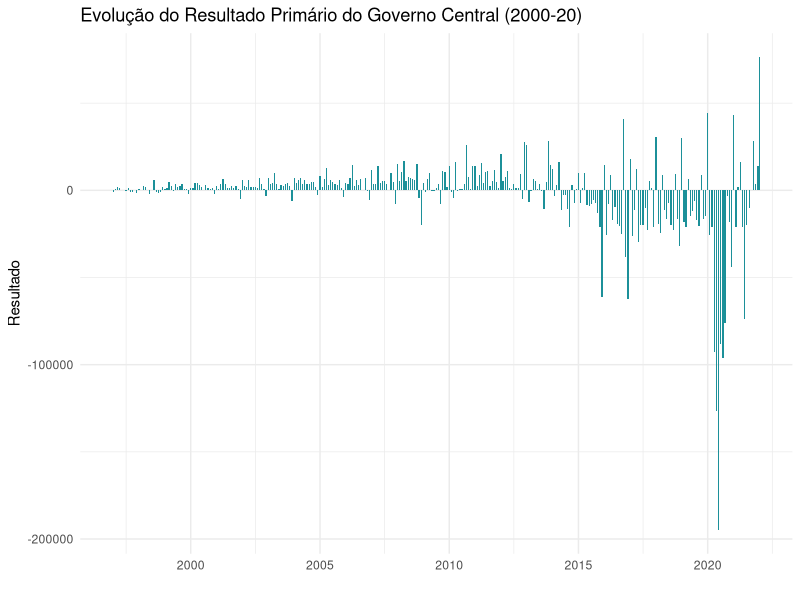
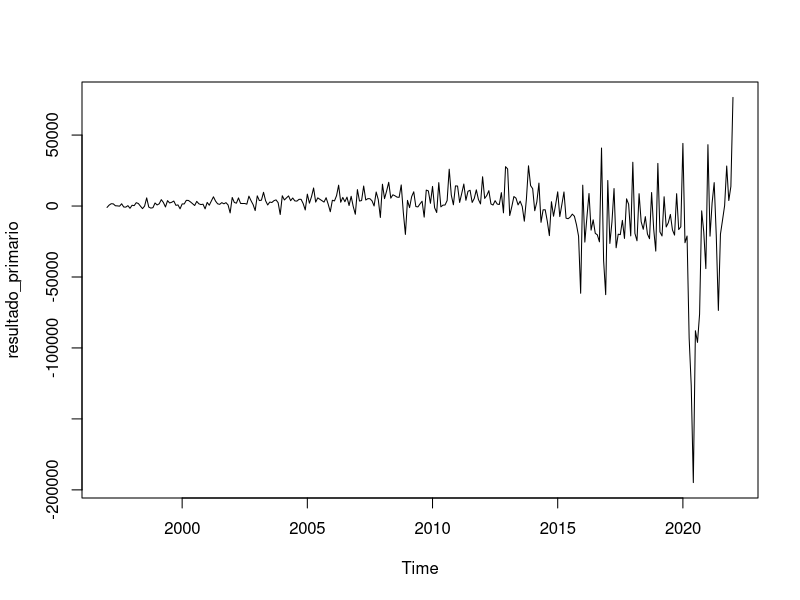
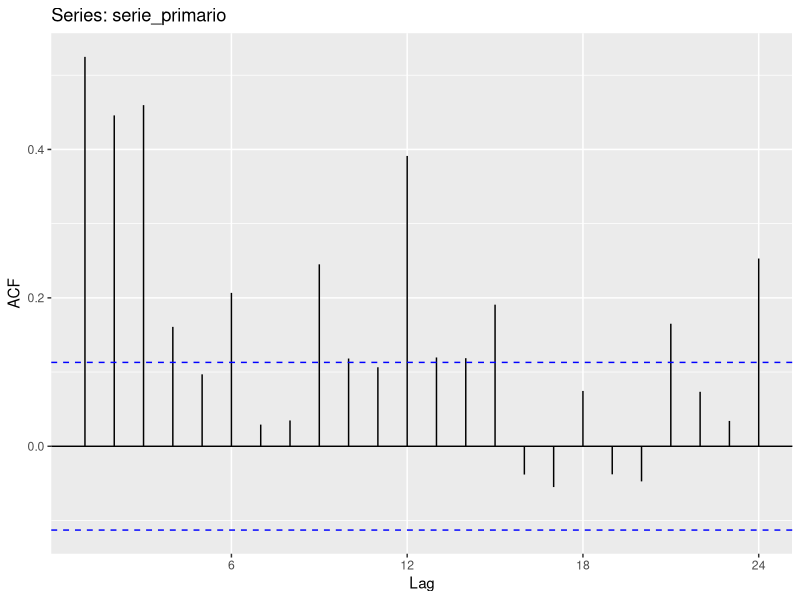
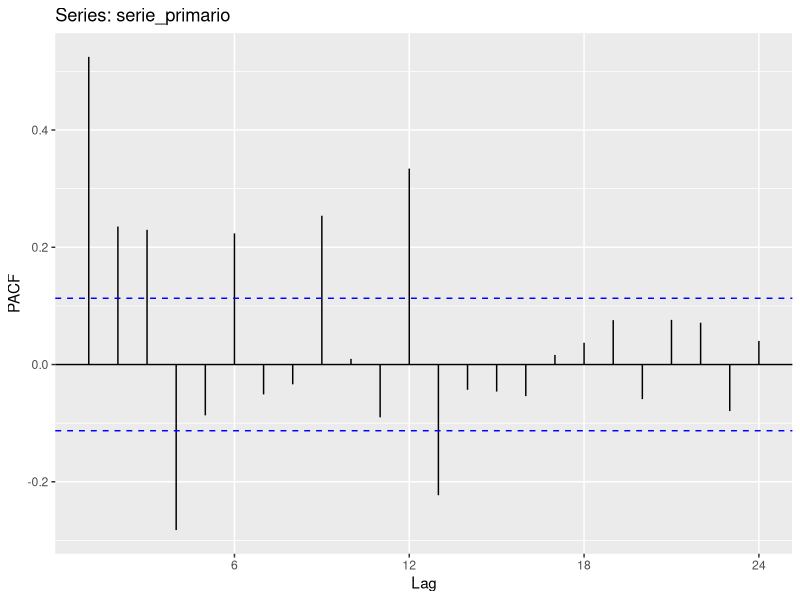
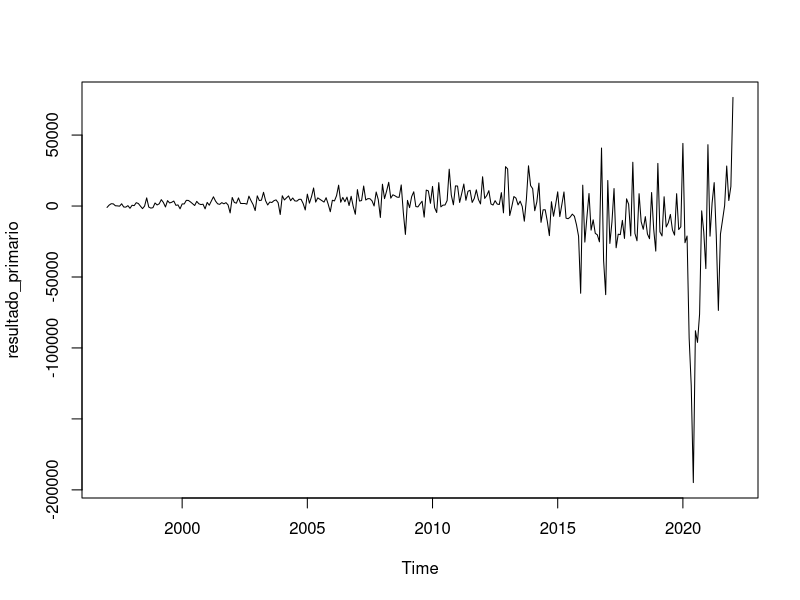
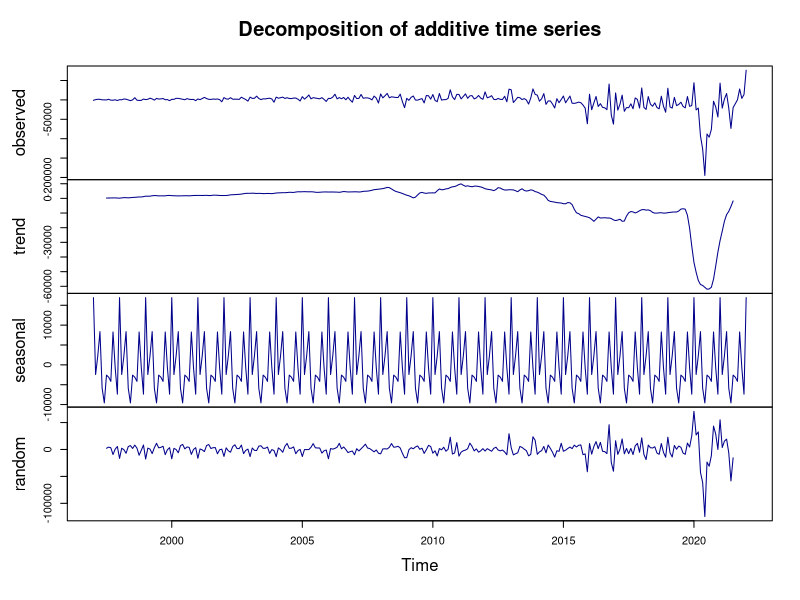
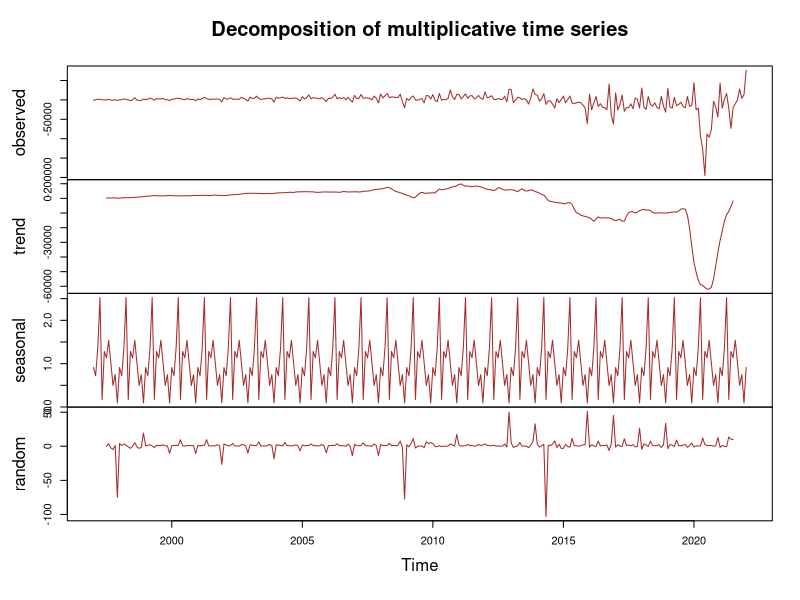
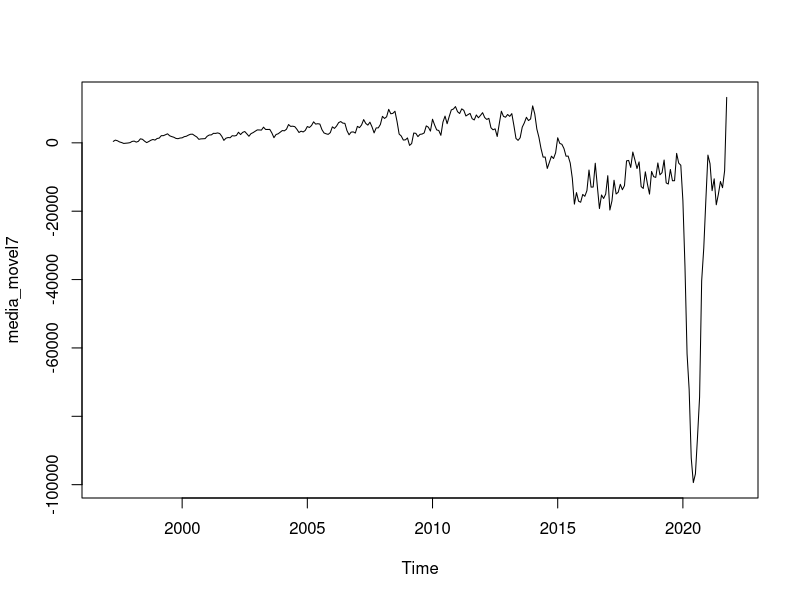

Reproduce these figures in R, in order.
## ---- chunk 1
library(tidyverse)
library(ggplot2)
library(knitr)
library(rmarkdown)
library(forecast)
library(ggthemes)
options(scipen = 999)
## ---- chunk 2
setwd("C:/Users/Adauto/OneDrive/Área de Trabalho/Ciencia de Dados/Series temporaris com redes neurais UDEMY")
primario <- readxl::read_xlsx("serie-historica.xlsx")
## ---- chunk 3
paged_table(primario)
## ---- chunk 4
## Renomeando colunas com rename()

primario_tratado <- primario %>%
  rename(c(resultado_primario = `RESULTADO PRIMÁRIO DO GOVERNO CENTRAL (R$ MILHÕES) - VALORES CORRENTES`),
         resultado_nominal = `RESULTADO NOMINAL DO GOVERNO CENTRAL (R$ MILHÕES) - VALORES CORRENTES`)
paged_table(head(primario_tratado))
## ---- chunk 5
## Também podemos renomear colunas com comando colnames()

colnames(primario_tratado)[1] <- "mes"
colnames(primario_tratado)[2] <- "ano"
colnames(primario_tratado)[3] <- "arrecadacao"
colnames(primario_tratado)[4] <- "receita_liquida"
colnames(primario_tratado)[5] <- "despesa_total"
colnames(primario_tratado)[1] <- "mes"
colnames(primario_tratado)[8] <- "divida_buta_pct"
paged_table(head(primario_tratado))

## ---- chunk 6
str(primario_tratado)

## Não será necessário reclassificar tipagem dos dados para nosso propósito
## ---- chunk 7

missing_values = sum(is.na(primario_tratado$resultado_primario))
missing_values
## ---- chunk 8
primario_tratado %>%
  ggplot() + 
  geom_col(aes(x = mes, y = resultado_primario), fill = "#1c9099", size = 0.5) +
  labs(title = "Evolução do Resultado Primário do Governo Central (2000-20)") +
  xlab(" ") +
  ylab("Resultado") +
  theme_minimal()
## ---- chunk 9
## Para construir as médias móveis precisamos de um objeto do tipo time series
## Logo, filtramos do dataset original apenas a coluna que contém os dados do resultado primário

dados_serie <- primario_tratado %>%
  select(resultado_primario)
## ---- chunk 10

serie_primario <- ts(dados_serie, start = c(1997,1), end = c(2022,1), frequency = 12)
plot(serie_primario)

## O prâmetro frequency = 12 faz com que o R retorne uma série temporal mensal com as datas de inicio e fim especificadas em start e end
## ---- chunk 11
library(urca)
## ---- chunk 12
## Ho = não há estacionariedade : valor do teste > valor crítico (5%)
## Ha = existe estacionariedade : valor do teste < valor crítico (5%)

teste_kpss <- ur.kpss(serie_primario) 
summary(teste_kpss)

## Resultado: serie não-estacionária
## valor do teste resultou em 1,05 (maior que 0,46% com 5% de significância)
## ---- chunk 13
## Ho = existe estacionariedade : p-valor > 0,05
## Ha = não há estacionariedade : p-valor < 0,05

teste_pp <- ur.pp(serie_primario) 
summary(teste_pp)

## Resultado: serie não-estacionária por este teste também

## Como poderíamos esperar de uma variável econômica fortemente influenciada por fatores políticos, a média do resultado primário não é constante ao longo do tempo
## ---- chunk 14
## Via correlogramas

ggAcf(serie_primario)  
ggPacf(serie_primario)


## Linhas azuis = intervalo de confiaça.
## Lags acima ou abaixo indicam influência sazional ou de tendência (autocorrelçaõ != 0)
## Lags dentro do IC indicam que não existe a série é aleatória (autocorrelação = 0). 

## Interpretação: como existem lags fora do intervalo de confiança a autocorrelação entre os períodos não é zero e nossa série não é aleatória, sofrendo de influência de sazionalidade ou de tendência
## ---- chunk 15
## Ho = não existe autocorrelação : p > 0,05
## Ha = existe autocorrelação entre os lags : p <= 0,05

Box.test(serie_primario, type = "Ljung") 

## Interpretação: há autocorrelação dos dados, reforçando que a série não é aleatória
## ---- chunk 16
serie_primario <- ts(dados_serie, start = c(1997,1), end = c(2022,1), frequency = 12)
plot(serie_primario)

decomposicao_primario1 <- decompose(serie_primario) # Serie aditiva
plot(decomposicao_primario1, col = "dark blue")  

decomposicao_primario2 <- decompose(serie_primario, type = "mult") # Serie Multiplicativa
plot(decomposicao_primario2, col = "brown")

## Interpretando:
## 1. O primeiro quadro indica os dados observados
## 2. O segundo mostra efeito de uma têndecia (crescente ou decrescente no tempo)
## 3. O terceiro quadro apota a existência de sazionalidade 
## 4. O últomo mostra os resíduos, ou seja, aquilo que não é explicado pelos demais componente.
## 5. Podemos ver que existe uma clara sazonalidade nos dados e uma tímida tendência de queda pós-2015 no resultado primário
## ---- chunk 17
## Construindo média móvel de 7 dias para resultado primário

media_movel7 <- ma(serie_primario, order = 7, centre = FALSE) #Center = TRUE somente se for por dias pares
plot(media_movel7)
## ---- chunk 18
## Construindo média móvel de 7 dias para resultado primário

media_movel20 <- ma(serie_primario, order = 20, centre = TRUE)
plot(media_movel20)
## ---- chunk 19
g1 <- primario_tratado %>% 
  ggplot(aes(x= mes, y = resultado_primario)) +
  geom_line(aes(y=media_movel7), col = "#fc9272", size = 1) +
  geom_line(aes(y=media_movel20), col = "#1c9099", size = 1) +
  theme_bw() +
  labs(title = "Comparação das médias móveis de 7 e 20 dias do Resultado Primário do Governo (1997-2021)") +
  theme(plot.title = element_text(size = 10))+
  xlab(" ") +
  ylab("Resultado Primário (Milhoes/R$)") 
  plot(g1)

## ---- chunk 20
g2 <- primario_tratado %>% 
  ggplot(aes(x= mes, y = resultado_primario)) +
  geom_line(aes(y=media_movel7), col = "#fc9272", size = 1) +
  geom_line(aes(y=media_movel20), col = "#1c9099", size = 1) +
  geom_col(aes(x = mes, y = resultado_primario), col = "#636363", fill = "#636363", alpha = 0.5, width = 0.2) +
  theme_bw() +
  labs(title = "Comparação das médias móveis com os dados do Resultado Primário do Governo (1997-2021)") +
  theme(plot.title = element_text(size = 10))+
  xlab(" ") +
  ylab("Resultado Primário (Milhoes/R$)")
plot(g2)
